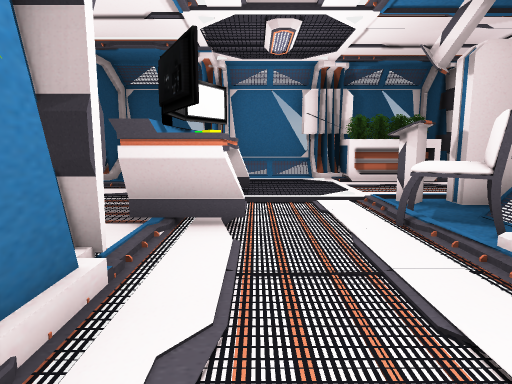
[1] (above)

18 first-person views from a walk through a Unity game level. The camera is 1.2 m above the floor, tilts 8° down and sees 75° across. Doors are open. The floor is counted in squares, 1 m on a side. Each view is taken from the middle of a square. On the plan, view 1 faces up. The plan holds only what a view shows up to about 14 squares ahead; the rest is blank. The place goes on beyond the plan. The player is left out. Some surface patterns are stand-ins.

[2]
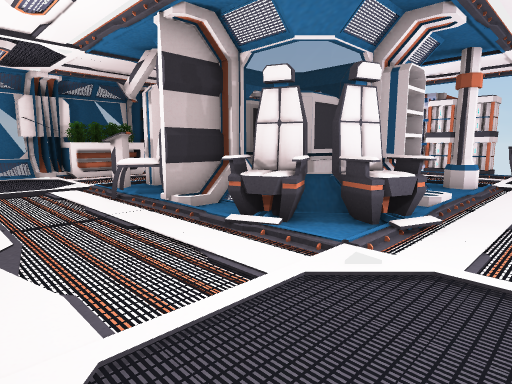

[3]
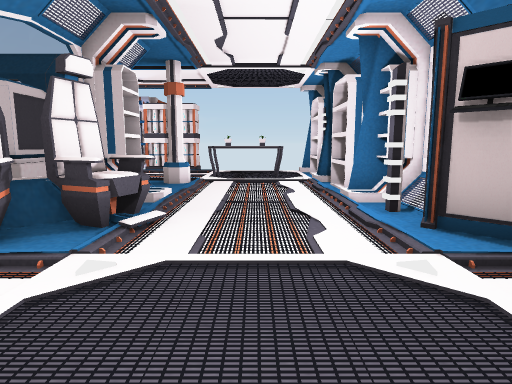

[4]
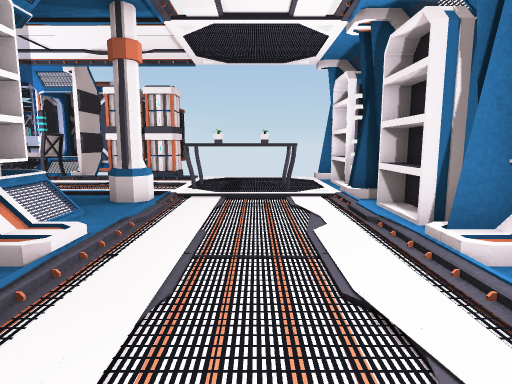

[5]
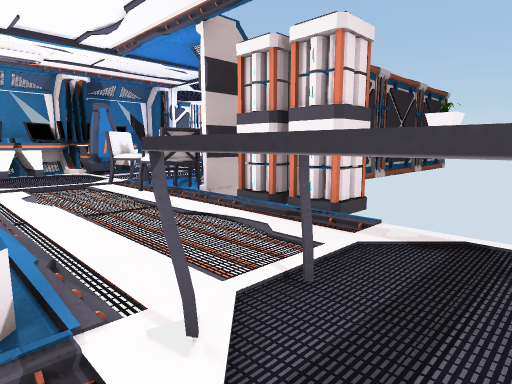

[6]
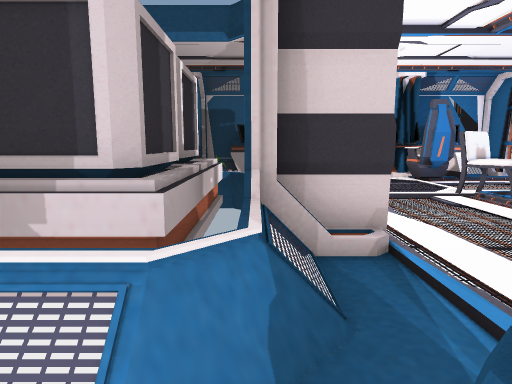

[7]
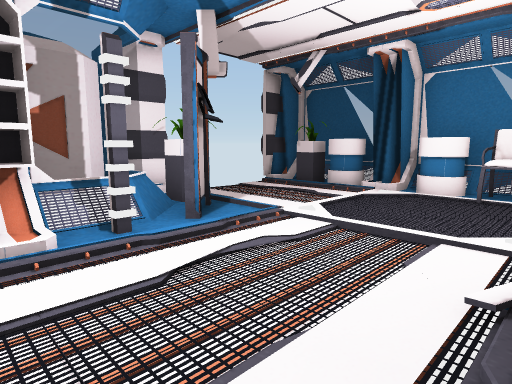

[8]
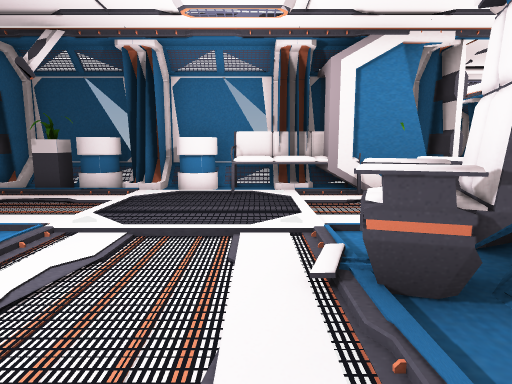

[9]
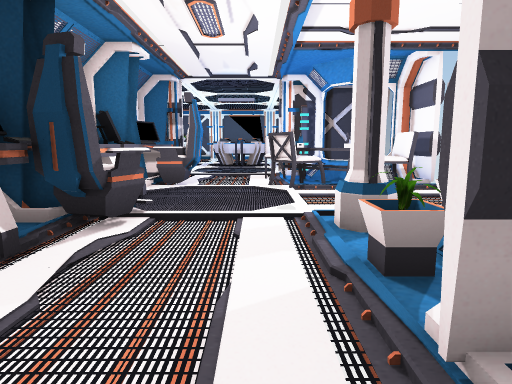

[10]
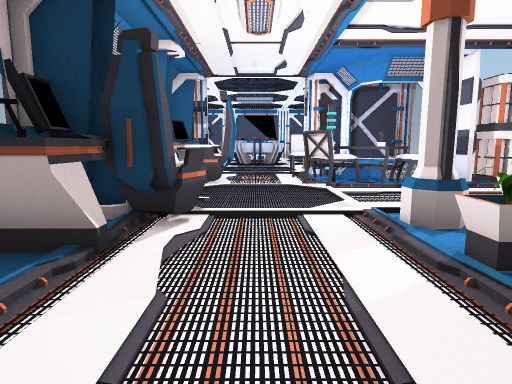

[11]
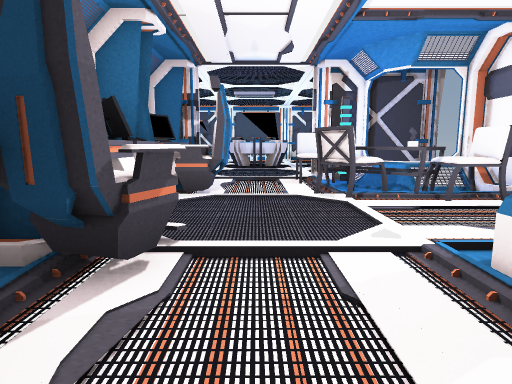

[12]
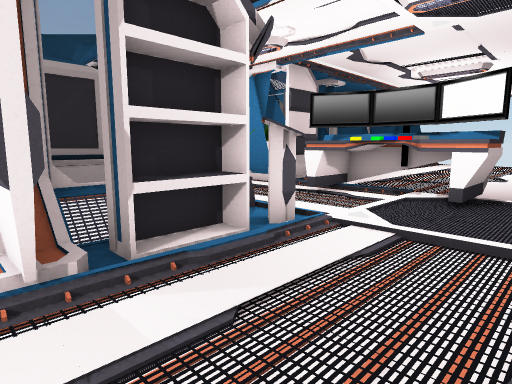

[13]
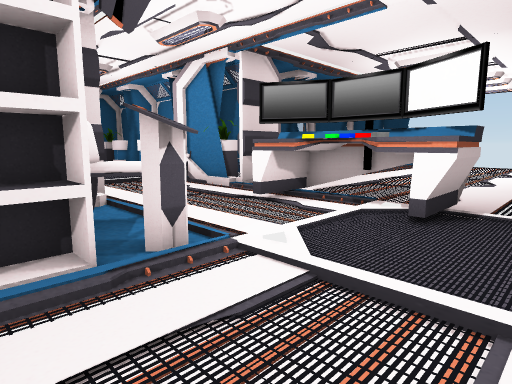

[14]
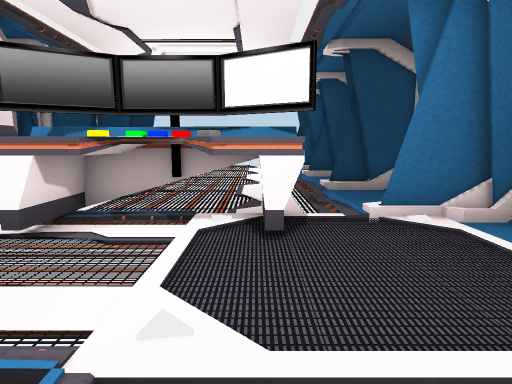

[15]
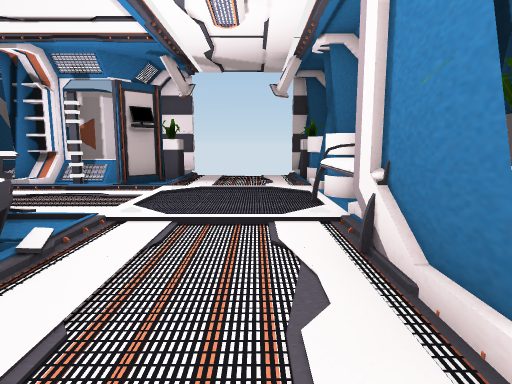

[16]
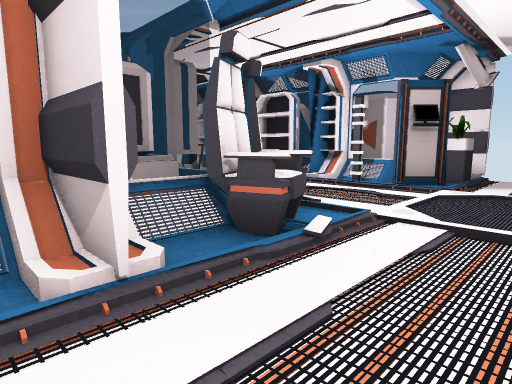

[17]
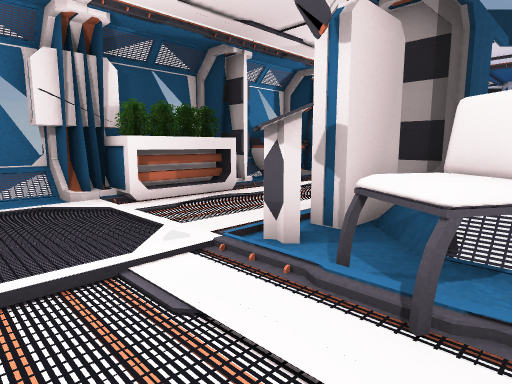

[18]
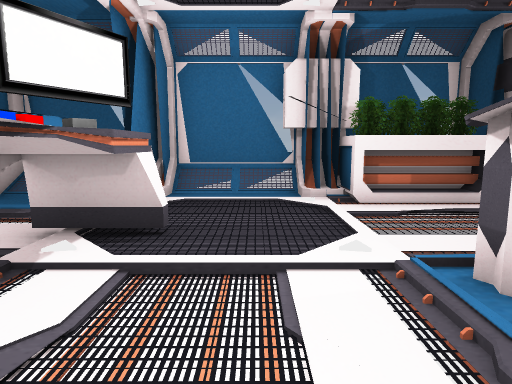

### Floor plan
Key: @ floor where view 1 was taken; # wall or solid block; . main floor; : floor 0.25 m higher than the main floor; / step, stairs or slope; D open door; = window, fence, low wall or low ledge; S shelf; C console; H chair; N container; L column; T table; E desk; P plant; F sofa; O other object.
Columns run from 5 left of view 1 to 24 right of it. Each row starts with its distance up from view 1.
 13    ##==######==######==#
 12 #####//S#OO##EEE EEEEE ##
 11 #..##../OOOO#EEEEEEEEE DD
 10 #.. #..........O/..OO..DD..
  9  ..OO..................DD..
  8  ..OOO..............H..HD..
  7  ..OO...CSS##P:L...HHTHHD.
  6  ..OO.. CSS##//L....HTT##
  5  ..OOO.HH#NNNN=O...HH=###
  4  ..OO...H#NNNN  ...HH# ##
  3   ##DDDD##   N##DDDD##  #  ###
  2   ###....=NN N=.....
  1   #P#..OO#NNNN=.....
  0   =F#@..OOOSS//L....
 -1   #FF....OO//..LOO..
 -2   #FF...........OO.OO
 -3   #F............O .OO
 -4   #O............OO..
 -5   ##....:::/#SS##SS.
 -6   #O....OO###SS##SS#
 -7   =P....P=NN NO
 -8   =.....  NN  O
 -9   ##DDDD##

Where each view was taken, in squares from view 1:
view 1: 0 up, 0 right, facing up
view 2: 3 down, 1 left, facing up-right
view 3: 3 down, 1 left, facing right
view 4: 3 down, 3 right, facing right
view 5: 3 down, 10 right, facing up-right
view 6: 1 down, 9 right, facing up
view 7: 1 down, 7 right, facing down-left
view 8: 2 down, 7 right, facing left
view 9: 8 up, 5 right, facing right
view 10: 9 up, 5 right, facing right
view 11: 9 up, 7 right, facing right
view 12: 10 up, 7 right, facing down-left
view 13: 10 up, 5 right, facing down-left
view 14: 8 up, 4 right, facing left
view 15: 4 up, 0 right, facing down
view 16: 4 up, 0 right, facing down-right
view 17: 4 up, 0 right, facing up-right
view 18: 4 up, 1 right, facing up
